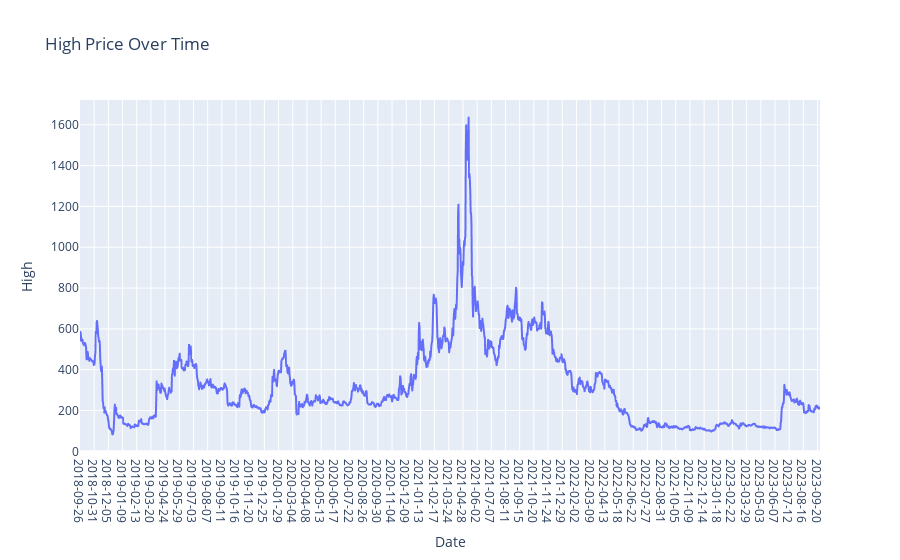

The cell this chart's notebook holds for it:
### Markdown cell above
## i) Graph for High Column Values

### Code cell
plt.figure(figsize=(14, 6))
fig = px.line(BCH.High,x=BCH.Date, y='High', labels={'x': 'Date', 'y': 'Price'}, title='High Price Over Time')
fig.update_xaxes(type='category')  # Ensure the x-axis treats the index as categorical (date)
fig.show()

### Figure 1 — Plotly figure (JSON) as saved in the notebook; plotly's stock layout.template omitted (floating-point values rounded to 4 significant figures; data arrays with more than 128 entries replaced by an {"elided": "..."} marker saying what was removed)
{"data": [{"hovertemplate": "Date=%{x}<br>High=%{y}<extra></extra>", "legendgroup": "", "line": {"color": "#636efa", "dash": "solid"}, "marker": {"symbol": "circle"}, "mode": "lines", "name": "", "showlegend": false, "type": "scattergl", "x": {"elided": "1827 str values"}, "xaxis": "x", "y": {"elided": "1827 float values"}, "yaxis": "y"}], "layout": {"legend": {"tracegroupgap": 0}, "title": {"text": "High Price Over Time"}, "xaxis": {"anchor": "y", "domain": [0, 1], "title": {"text": "Date"}, "type": "category"}, "yaxis": {"anchor": "x", "domain": [0, 1], "title": {"text": "High"}}}}
